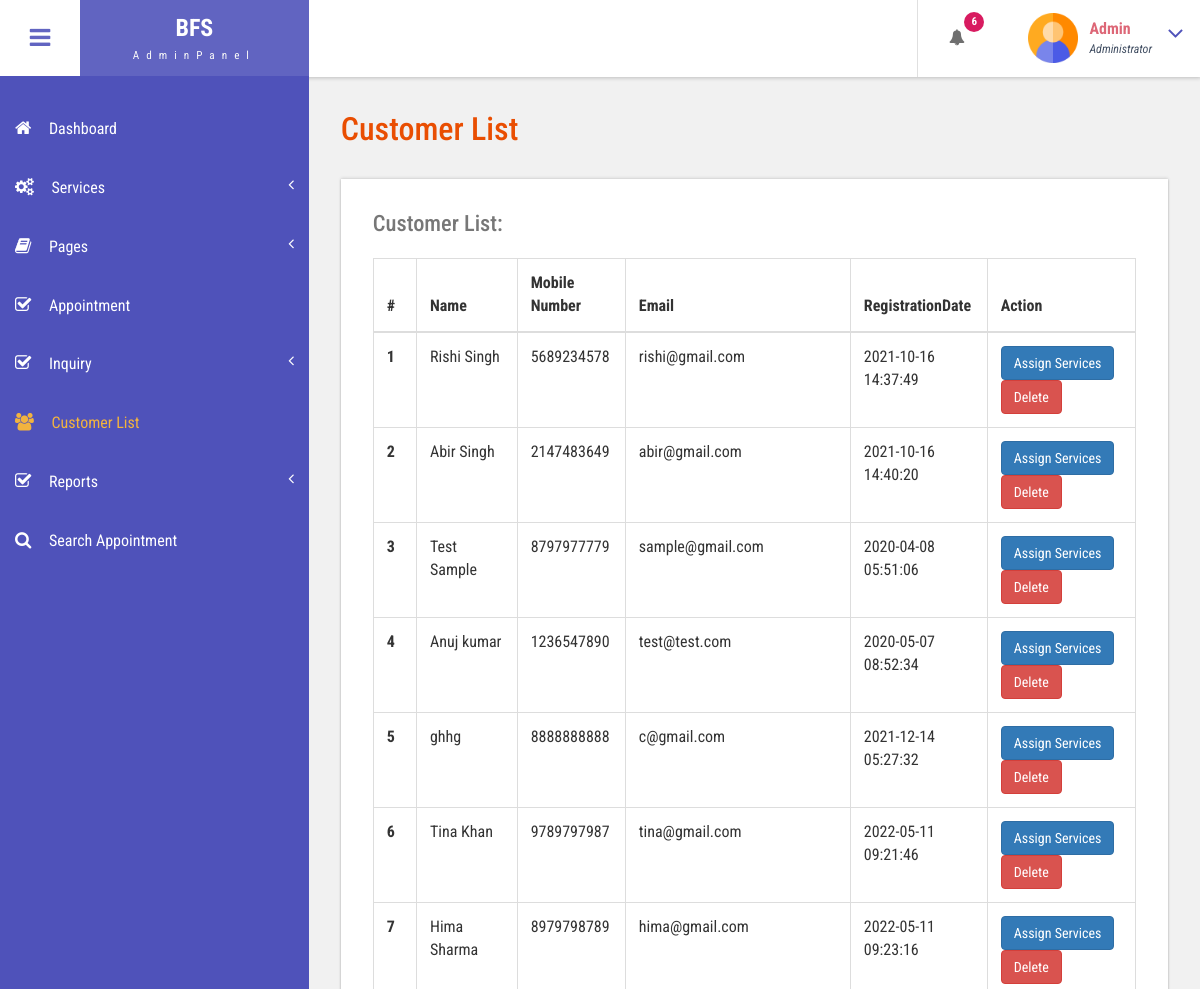
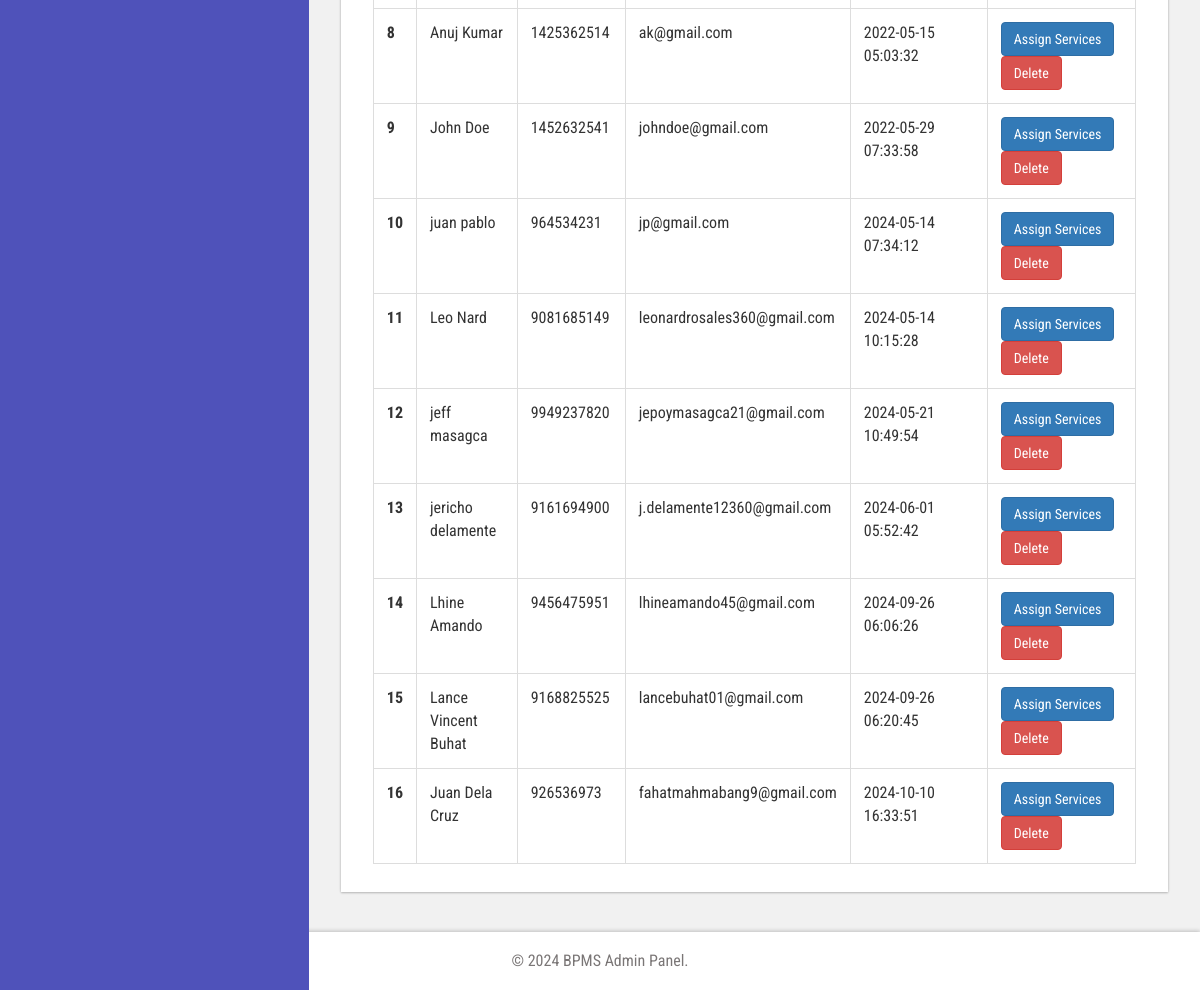
Page /bfs/admin/customer-list.php (signed in) on the earlier database version (2 pictures, top to bottom).
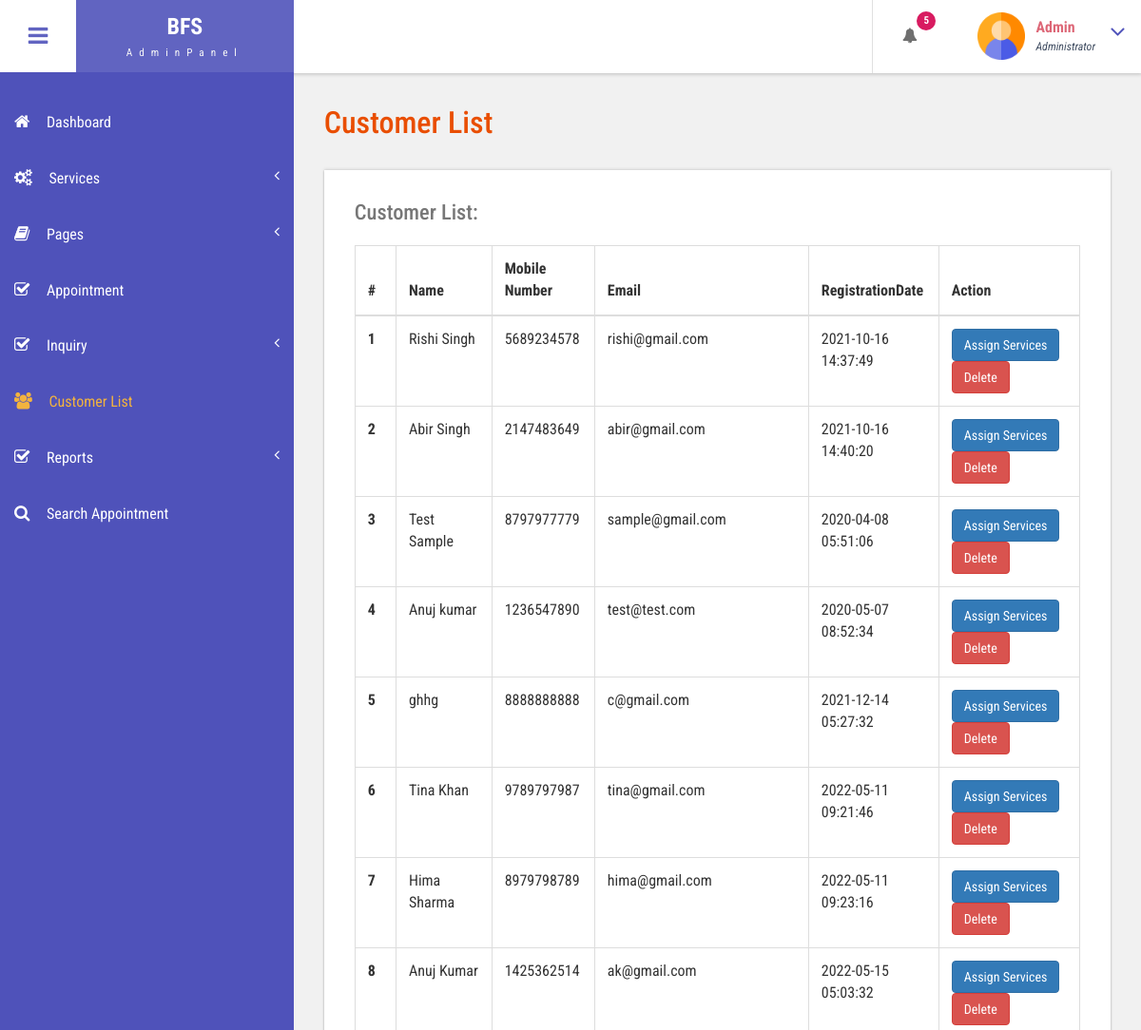
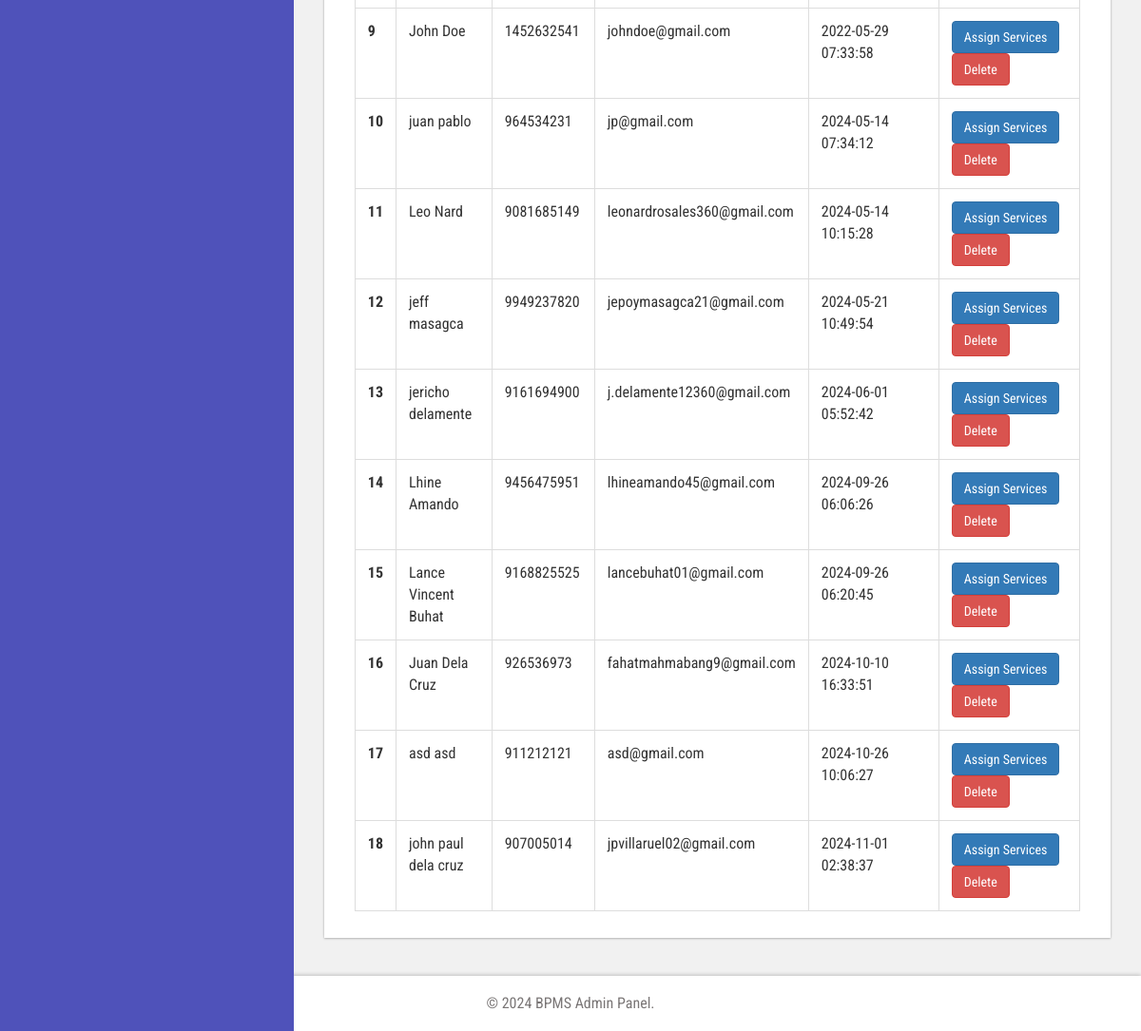
Same page on the later database version (2 pictures, top to bottom).
### tables this page shows
CREATE TABLE `tbluser` (
  `ID` int(10) NOT NULL,
  `FirstName` varchar(120) DEFAULT NULL,
  `LastName` varchar(250) DEFAULT NULL,
  `MobileNumber` bigint(10) DEFAULT NULL,
  `Email` varchar(120) DEFAULT NULL,
  `Password` varchar(120) DEFAULT NULL,
  `account_activation_hash` varchar(64) DEFAULT NULL,
  `RegDate` timestamp NULL DEFAULT current_timestamp()
);

### bfs/admin/customer-list.php (the view, shortened to what this page needs)
<?php
include('includes/dbconnection.php');
if (strlen($_SESSION['bpmsaid']==0)) {
  header('location:logout.php');
  } else{
  ?>
<!DOCTYPE HTML>
<html>
<head>
<link href="css/bootstrap.css" rel='stylesheet' type='text/css' />
<link href="css/style.css" rel='stylesheet' type='text/css' />
<link href="css/font-awesome.css" rel="stylesheet">
<link href="css/animate.css" rel="stylesheet" type="text/css" media="all">
<link href="css/custom.css" rel="stylesheet">
</head>
<body class="cbp-spmenu-push">
	<div class="main-content">
		 <?php include_once('includes/sidebar.php');?>
		 <?php include_once('includes/header.php');?>
		<div id="page-wrapper">
			<div class="main-page">
				<div class="tables">
					<h3 class="title1">Customer List</h3>
					<div class="table-responsive bs-example widget-shadow">
						<h4>Customer List:</h4>
						<table class="table table-bordered"> <thead> <tr> <th>#</th> <th>Name</th> <th>Mobile Number</th><th>Email</th> <th>RegistrationDate</th><th>Action</th> </tr> </thead> <tbody>
<?php
$ret=mysqli_query($con,"select *from  tbluser");
$cnt=1;
while ($row=mysqli_fetch_array($ret)) {
?>
						 <tr> <th scope="row"><?php echo $cnt;?></th> <td><?php  echo $row['FirstName'];?> <?php  echo $row['LastName'];?></td> <td><?php  echo $row['MobileNumber'];?></td><td><?php  echo $row['Email'];?></td><td><?php  echo $row['RegDate'];?></td>
						 	<td> <a href="add-customer-services.php?addid=<?php echo $row['ID'];?>" class="btn btn-primary">Assign Services</a>
<a href="customer-list.php?delid=<?php echo $row['ID'];?>" class="btn btn-danger" onClick="return confirm('Are you sure you want to delete?')">Delete</a>
						 		</td> </tr>   <?php
$cnt=$cnt+1;
}?></tbody> </table>
					</div>
				</div>
			</div>
		</div>
		 <?php include_once('includes/footer.php');?>
	</div>
</body>
</html>
<?php }  ?>

### bfs/admin/includes/header.php (shortened to what this page needs)
<div class="sticky-header header-section ">
      <div class="header-left">
        <button id="showLeftPush"><i class="fa fa-bars"></i></button>
        <div class="logo">
          <a href="index.html">
            <h1>BFS</h1>
            <span>AdminPanel</span>
          </a>
        </div>
      </div>
      <div class="header-right">
        <div class="profile_details_left">
          <ul class="nofitications-dropdown">
            <?php
$ret1=mysqli_query($con,"select tbluser.FirstName,tbluser.LastName,tblbook.ID as bid,tblbook.AptNumber from tblbook join tbluser on tbluser.ID=tblbook.UserID where tblbook.Status is null");
$num=mysqli_num_rows($ret1);
?>
            <li class="dropdown head-dpdn">
              <a href="#" class="dropdown-toggle" data-toggle="dropdown" aria-expanded="false"><i class="fa fa-bell"></i><span class="badge blue"><?php echo $num;?></span></a>
            </li>
          </ul>
          <div class="clearfix"> </div>
        </div>
        <div class="profile_details">
        <?php
$adid=$_SESSION['bpmsaid'];
$ret=mysqli_query($con,"select AdminName from tbladmin where ID='$adid'");
$row=mysqli_fetch_array($ret);
$name=$row['AdminName'];
?>
          <ul>
            <li class="dropdown profile_details_drop">
              <a href="#" class="dropdown-toggle" data-toggle="dropdown" aria-expanded="false">
                <div class="profile_img">
                  <span class="prfil-img"><img src="images/admin.png" alt="" width="50" height="50"> </span>
                  <div class="user-name">
                    <p><?php echo $name; ?></p>
                    <span>Administrator</span>
                  </div>
                  <i class="fa fa-angle-down lnr"></i>
                  <div class="clearfix"></div>
                </div>
              </a>
            </li>
          </ul>
        </div>
      </div>
      <div class="clearfix"> </div>
    </div>

Differences in the rows shown:
added tbluser: FirstName "asd", LastName "asd", MobileNumber "911212121", Email "asd@gmail.com", RegDate "2024-10-26 10:06:27"
added tbluser: FirstName "john paul", LastName "dela cruz", MobileNumber "907005014", Email "jpvillaruel02@gmail.com", RegDate "2024-11-01 02:38:37"
Other differences:
$num: "6" → "5"
